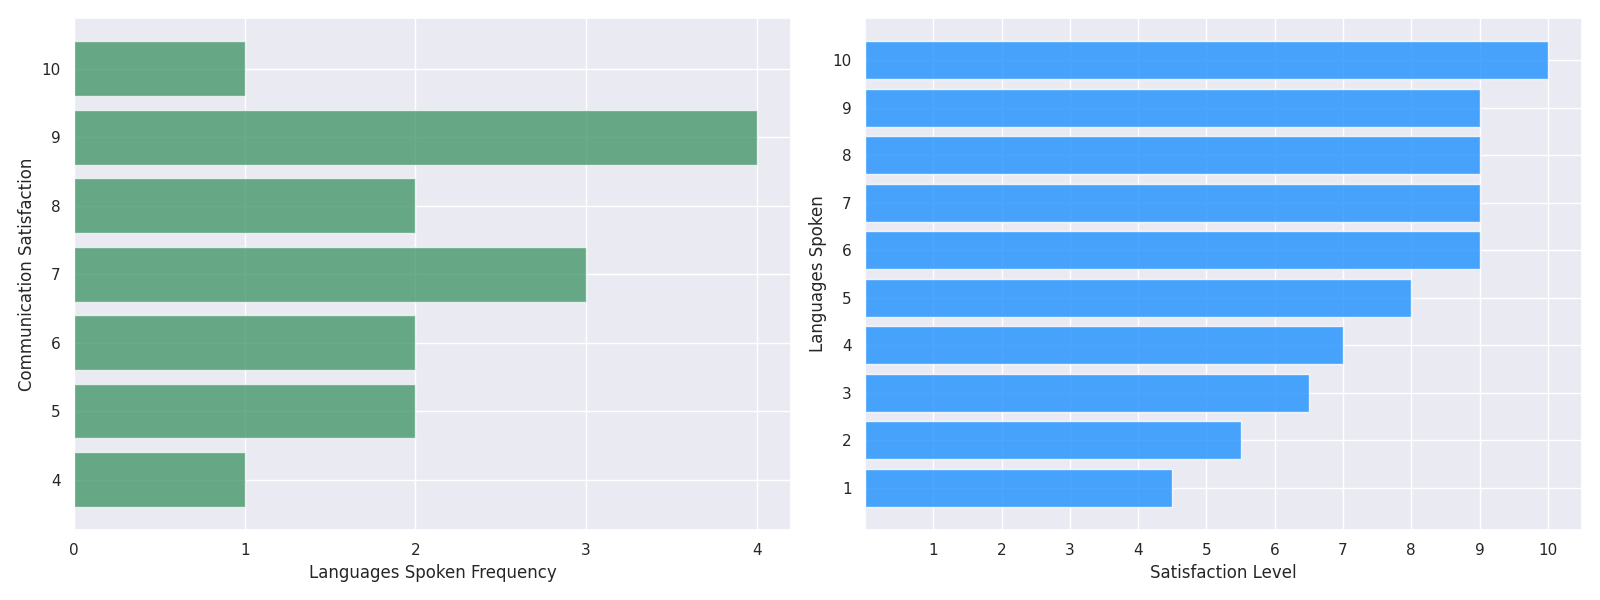

Source code (Python):
import numpy as np
import matplotlib.pyplot as plt

languages_spoken = np.array([1, 1, 2, 2, 3, 3, 4, 4, 5, 5, 6, 7, 8, 9, 10])
satisfaction_level = np.array([4, 5, 5, 6, 6, 7, 7, 7, 8, 8, 9, 9, 9, 9, 10])

unique_languages = np.unique(languages_spoken)
avg_satisfaction = [satisfaction_level[languages_spoken == lang].mean() for lang in unique_languages]
unique_languages = np.array(unique_languages)
avg_satisfaction = np.array(avg_satisfaction)

unique_levels, frequency = np.unique(satisfaction_level, return_counts=True)

fig, axes = plt.subplots(nrows=1, ncols=2, figsize=(16, 6))

# Switched the positions of the subplots
axes[1].barh(unique_languages, avg_satisfaction, color='dodgerblue', alpha=0.8)
axes[1].set_xlabel('Satisfaction Level', fontsize=12)
axes[1].set_ylabel('Languages Spoken', fontsize=12)
axes[1].set_xticks(np.arange(1, 11, 1))
axes[1].set_yticks(unique_languages)

axes[0].barh(unique_levels, frequency, color='seagreen', alpha=0.7)
axes[0].set_xlabel('Languages Spoken Frequency', fontsize=12)
axes[0].set_ylabel('Communication Satisfaction', fontsize=12)
axes[0].set_xticks(np.arange(0, max(frequency) + 1, 1))
axes[0].set_yticks(unique_levels)

plt.tight_layout()

plt.show()
